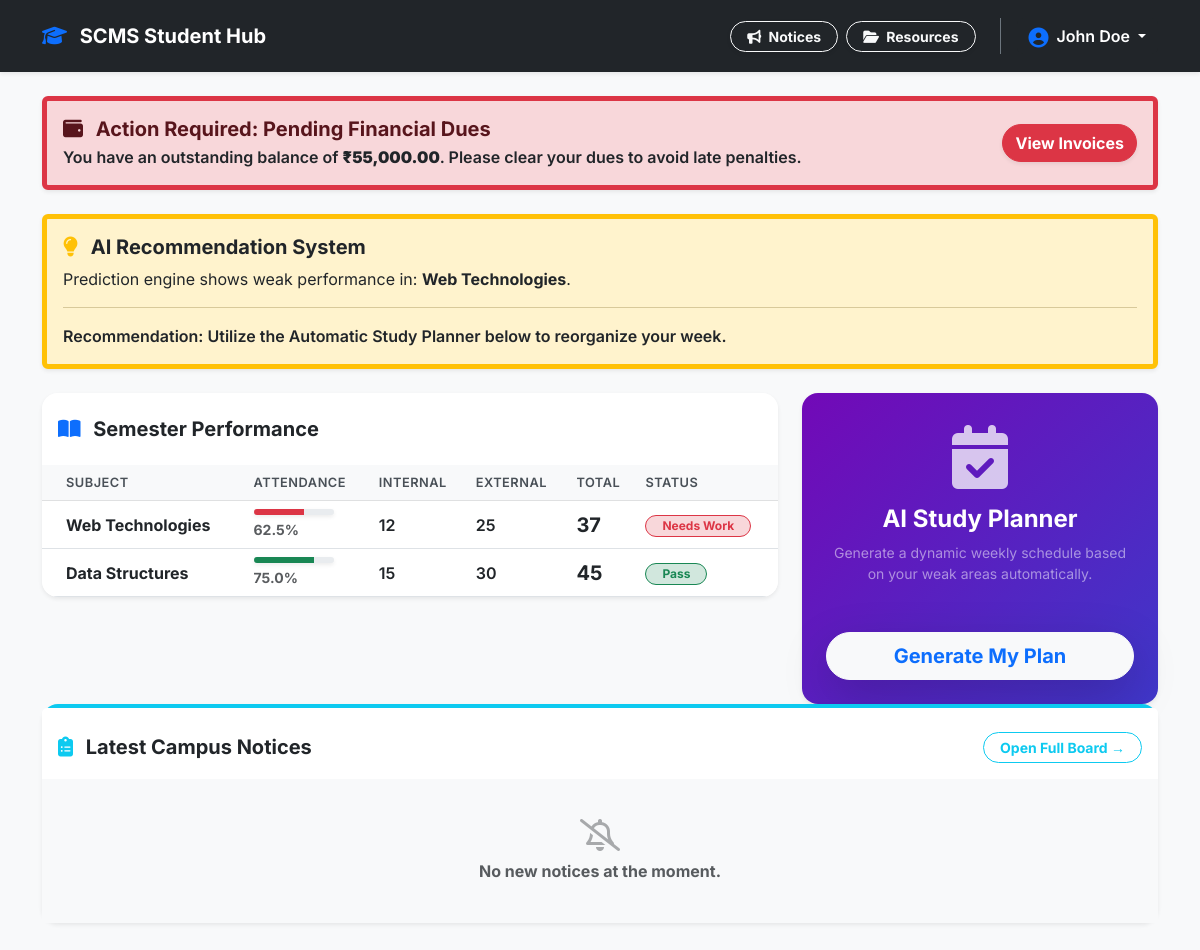
Screenshot of /dashboard/student.php (signed in) with the database file from the repository.
### tables this page shows
CREATE TABLE `marks` (
  `id` int(11) NOT NULL AUTO_INCREMENT,
  `student_id` int(11) NOT NULL,
  `course_id` int(11) NOT NULL,
  `internal_marks` float NOT NULL DEFAULT 0,
  `external_marks` float NOT NULL DEFAULT 0,
  `total_marks` float GENERATED ALWAYS AS (`internal_marks` + `external_marks`) STORED,
  PRIMARY KEY (`id`),
  FOREIGN KEY (`student_id`) REFERENCES `students`(`id`) ON DELETE CASCADE,
  FOREIGN KEY (`course_id`) REFERENCES `courses`(`id`) ON DELETE CASCADE
);

CREATE TABLE `courses` (
  `id` int(11) NOT NULL AUTO_INCREMENT,
  `name` varchar(100) NOT NULL,
  `faculty_id` int(11) NOT NULL,
  `credits` int(11) NOT NULL,
  PRIMARY KEY (`id`),
  FOREIGN KEY (`faculty_id`) REFERENCES `faculty`(`id`) ON DELETE CASCADE
);

### dashboard/student.php (the view, shortened to what this page needs)
<?php
require_once '../config/db.php';
$userId = $_SESSION['user_id'];
$stmt = $pdo->prepare("SELECT * FROM students WHERE user_id = ?");
$stmt->execute([$userId]);
$student = $stmt->fetch();
$studentId = $student['id'];
$marksQuery = "
    SELECT c.name as subject, m.internal_marks, m.external_marks, m.total_marks,
           (a.attended_classes / NULLIF(a.total_classes, 0)) * 100 as attendance_percent
    FROM marks m
    JOIN courses c ON m.course_id = c.id
    JOIN attendance a ON a.student_id = m.student_id AND a.course_id = c.id
    WHERE m.student_id = ?
";
$stmt = $pdo->prepare($marksQuery);
$stmt->execute([$studentId]);
$academics = $stmt->fetchAll();
$weakSubjects = [];
foreach ($academics as $record) {
    if ($record['total_marks'] < 40) $weakSubjects[] = $record['subject'];
}
$stmtAnn = $pdo->query("SELECT title, created_at FROM announcements WHERE target_audience IN ('all', 'student') ORDER BY created_at DESC LIMIT 4");
$announcements = $stmtAnn->fetchAll();
$stmtFee = $pdo->prepare("SELECT SUM(amount) FROM fees WHERE student_id = ? AND status != 'Paid'");
$stmtFee->execute([$studentId]);
$totalDues = $stmtFee->fetchColumn() ?: 0;
?>
<!DOCTYPE html>
<html lang="en">
<head>
    <link href="https://cdn.jsdelivr.net/npm/bootstrap@5.3.0/dist/css/bootstrap.min.css" rel="stylesheet">
    <link rel="stylesheet" href="https://cdnjs.cloudflare.com/ajax/libs/font-awesome/6.4.0/css/all.min.css">
    <link href="../assets/style.css" rel="stylesheet">
</head>
<body class="bg-light">
    <nav class="navbar navbar-expand-lg navbar-dark bg-dark shadow-sm py-3">
        <div class="container">
            <a class="navbar-brand fw-bold" href="#"><i class="fa-solid fa-graduation-cap text-primary me-2"></i> SCMS Student Hub</a>
            <div class="d-flex align-items-center gap-2">
                <a href="../modules/announcements/index.php" class="btn btn-sm btn-outline-light fw-bold rounded-pill px-3 shadow-sm"><i class="fa-solid fa-bullhorn me-1"></i> Notices</a>
                <a href="../modules/documents/index.php" class="btn btn-sm btn-outline-light fw-bold rounded-pill px-3 shadow-sm"><i class="fa-solid fa-folder-open me-1"></i> Resources</a>
                <div class="dropdown ms-3 border-start ps-3 border-secondary">
                    <button class="btn btn-dark dropdown-toggle text-white fw-semibold border-0" type="button" data-bs-toggle="dropdown">
                        <i class="fa-solid fa-user-circle text-primary me-2 fs-5 align-middle"></i><?= htmlspecialchars($student['name'] ?? $_SESSION['name']) ?>
                    </button>
                </div>
            </div>
        </div>
    </nav>
    <div class="container mt-4 pb-5">
        <?php if($totalDues > 0): ?>
            <div class="alert alert-danger shadow-sm border-start border-danger border-5 mb-4 d-flex justify-content-between align-items-center" role="alert">
                <div>
                    <h5 class="alert-heading fw-bold mb-1"><i class="fa-solid fa-wallet me-2"></i> Action Required: Pending Financial Dues</h5>
                    <p class="mb-0 fw-semibold text-dark">You have an outstanding balance of <strong>₹<?= number_format($totalDues, 2) ?></strong>. Please clear your dues to avoid late penalties.</p>
                </div>
                <button class="btn btn-danger fw-bold shadow-sm rounded-pill" data-bs-toggle="modal" data-bs-target="#financeModal">View Invoices</button>
            </div>
        <?php endif; ?>
        <?php if(count($weakSubjects) > 0): ?>
            <div class="alert alert-warning shadow-sm border-start border-warning border-5 mb-4" role="alert">
                <h5 class="alert-heading fw-bold text-dark"><i class="fa-solid fa-lightbulb text-warning me-2"></i> AI Recommendation System</h5>
                <p class="mb-1 text-dark">Prediction engine shows weak performance in: <strong><?= implode(', ', $weakSubjects) ?></strong>.</p>
                <hr><p class="mb-0 fw-semibold text-dark">Recommendation: Utilize the Automatic Study Planner below to reorganize your week.</p>
            </div>
        <?php endif; ?>
        <div class="row">
            <div class="col-md-8">
                <div class="card border-0 shadow-sm mb-4 rounded-4 overflow-hidden">
                    <div class="card-header bg-white pt-4 pb-3 border-0"><h5 class="fw-bold"><i class="fa-solid fa-book-open text-primary me-2"></i> Semester Performance</h5></div>
                    <div class="card-body p-0">
                        <table class="table table-hover align-middle mb-0">
                            <thead class="table-light">
                                <tr><th class="ps-4">Subject</th><th>Attendance</th><th>Internal</th><th>External</th><th>Total</th><th>Status</th></tr>
                            </thead>
                            <tbody>
                                <?php foreach($academics as $row): ?>
                                <tr>
                                    <td class="ps-4 fw-bold text-dark"><?= htmlspecialchars($row['subject']) ?></td>
                                    <td>
                                        <div class="d-flex flex-column">
                                            <div class="progress mb-1 shadow-sm" style="height: 6px; width: 80px;">
                                                <div class="progress-bar <?= $row['attendance_percent'] < 75 ? 'bg-danger' : 'bg-success' ?>" role="progressbar" style="width: <?= $row['attendance_percent'] ?>%"></div>
                                            </div>
                                            <small class="text-muted fw-bold"><?= number_format($row['attendance_percent'], 1) ?>%</small>
                                        </div>
                                    </td>
                                    <td class="fw-semibold"><?= $row['internal_marks'] ?></td>
                                    <td class="fw-semibold"><?= $row['external_marks'] ?></td>
                                    <td class="fw-bold fs-5 text-dark"><?= $row['total_marks'] ?></td>
                                    <td>
                                        <?php if($row['total_marks'] < 40): ?> <span class="badge bg-danger-subtle text-danger border border-danger rounded-pill px-3">Needs Work</span>
                                        <?php else: ?> <span class="badge bg-success-subtle text-success border border-success rounded-pill px-3">Pass</span> <?php endif; ?>
                                    </td>
                                </tr>
                                <?php endforeach; ?>
                            </tbody>
                        </table>
                    </div>
                </div>
            </div>
            <div class="col-md-4">
                <div class="card border-0 shadow-sm custom-gradient-card text-white h-100 mb-4 rounded-4">
                    <div class="card-body text-center p-4 d-flex flex-column justify-content-center">
                        <div class="mb-3 mt-2"><i class="fa-solid fa-calendar-check fa-4x text-white opacity-75"></i></div>
                        <h4 class="fw-bold">AI Study Planner</h4>
                        <p class="small text-white-50 mb-4">Generate a dynamic weekly schedule based on your weak areas automatically.</p>
                        <button onclick="generatePlanner()" class="btn btn-light text-primary btn-lg fw-bold w-100 rounded-pill shadow-lg mt-auto">Generate My Plan</button>
                    </div>
                </div>
            </div>
        </div>
        <div class="row">
            <div class="col-12">
                <div class="card border-0 shadow-sm border-top border-info border-4 rounded-4">
                    <div class="card-header bg-white border-0 pt-4 pb-3 d-flex justify-content-between align-items-center">
                        <h5 class="fw-bold mb-0"><i class="fa-solid fa-clipboard-list text-info me-2"></i> Latest Campus Notices</h5>
                        <a href="../modules/announcements/index.php" class="btn btn-sm btn-outline-info rounded-pill px-3 fw-bold">Open Full Board &rarr;</a>
                    </div>
                    <div class="card-body bg-light">
                        <div class="row g-3">
                            <?php if(empty($announcements)): ?>
                                <div class="col-12 text-muted text-center py-4 fw-bold"><i class="fa-regular fa-bell-slash fa-2x mb-2 d-block opacity-50"></i>No new notices at the moment.</div>
                            <?php endif; ?>
                        </div>
                    </div>
                </div>
            </div>
        </div>
    </div>
</body>
</html>

### assets/style.css (style rules this page uses)
:root { --erp-primary: #4361ee; --erp-sidebar: #191c24; --erp-sidebar-hover: #0f1015; --erp-bg: #f8f9fc; --erp-text: #5a5c69; }
body { font-family: 'Inter', sans-serif; background-color: var(--erp-bg); color: var(--erp-text); }
.card { border-radius: 12px; }
.custom-gradient-card { background: linear-gradient(135deg, #7209b7 0%, #3f37c9 100%); }
.table th { font-weight: 600; color: #495057; text-transform: uppercase; font-size: 0.8rem; letter-spacing: 0.5px; }
.table td { vertical-align: middle; }

### rows the page displays
marks: course.name "Web Technologies", $row['attendance_percent'] 62.5000 (drawn), attendance_percent "62.5", internal_marks "12", external_marks "25", total_marks "37", shows "Needs Work"
marks: course.name "Data Structures", $row['attendance_percent'] 75.0000 (drawn), attendance_percent "75.0", internal_marks "15", external_marks "30", total_marks "45", shows "Pass"

### other values shown
$student['name'] "John Doe"
$totalDues "55,000.00"
implode(', ', $weakSubjects) "Web Technologies"
